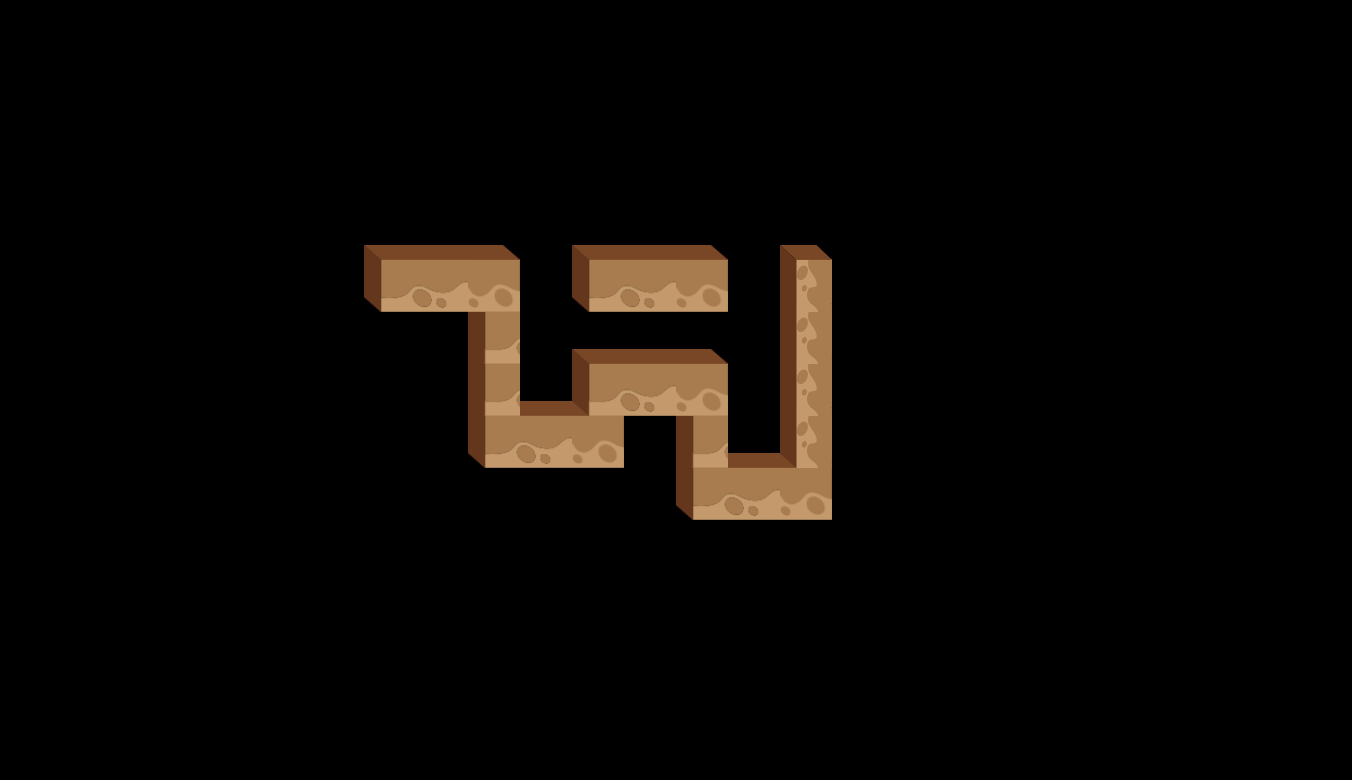

This game map was drawn from its Tiled (.tmx) file and the tilesets committed beside it. A one-line description and the trimmed map source follow:
An orthogonal 26x15 tile map with 52x52 px tiles, 9 tile layers (road_5, road_4, road_3, road_2, ...), 2 tilesets and 3 objects (startPos, apple, door).

<map version="1.0" orientation="orthogonal" renderorder="right-down" width="26" height="15" tilewidth="52" tileheight="52">
 <tileset firstgid="1" name="road" tilewidth="52" tileheight="67">
  <image source="road.png" width="364" height="67" />
 </tileset>
 <tileset firstgid="8" name="road_2" tilewidth="52" tileheight="67">
  <image source="road_2.png" width="52" height="67" />
 </tileset>
 <layer name="road_5" width="26" height="15">
  <data>[390 cells, 3 non-empty, 3 distinct tile ids]</data>
 </layer>
 <layer name="road_4" width="26" height="15">
  <data>[390 cells, 4 non-empty, 3 distinct tile ids]</data>
 </layer>
 <layer name="road_3" width="26" height="15">
  <data>[390 cells, 4 non-empty, 3 distinct tile ids]</data>
 </layer>
 <layer name="road_2" width="26" height="15">
  <data>[390 cells, 1 non-empty, 1 distinct tile ids]</data>
 </layer>
 <layer name="road_1" width="26" height="15">
  <data>[390 cells, 6 non-empty, 3 distinct tile ids]</data>
 </layer>
 <layer name="road_9" width="26" height="15">
  <data>[390 cells, 1 non-empty, 1 distinct tile ids]</data>
 </layer>
 <layer name="road_8" width="26" height="15">
  <data>[390 cells, 1 non-empty, 1 distinct tile ids]</data>
 </layer>
 <layer name="road_7" width="26" height="15">
  <data>[390 cells, 1 non-empty, 1 distinct tile ids]</data>
 </layer>
 <layer name="road_6" width="26" height="15">
  <data>[390 cells, 1 non-empty, 1 distinct tile ids]</data>
 </layer>
 <objectgroup name="objLayer">
  <object name="startPos" x="492" y="232" visible="0" />
  <object name="apple" x="646" y="336" visible="0" />
  <object name="door" x="912" y="130" visible="0" />
 </objectgroup>
</map>
